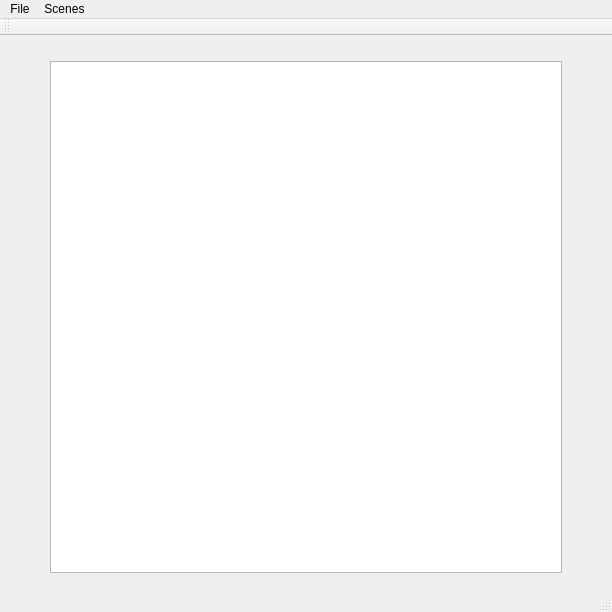
<?xml version="1.0" encoding="UTF-8"?>
<ui version="4.0">
 <class>MainWindow</class>
 <widget class="QMainWindow" name="MainWindow">
  <property name="geometry">
   <rect>
    <x>0</x>
    <y>0</y>
    <width>612</width>
    <height>612</height>
   </rect>
  </property>
  <property name="windowTitle">
   <string>MainWindow</string>
  </property>
  <widget class="QWidget" name="centralWidget">
   <widget class="QGraphicsView" name="scene_display">
    <property name="geometry">
     <rect>
      <x>50</x>
      <y>25</y>
      <width>512</width>
      <height>512</height>
     </rect>
    </property>
    <property name="verticalScrollBarPolicy">
     <enum>Qt::ScrollBarAlwaysOff</enum>
    </property>
    <property name="horizontalScrollBarPolicy">
     <enum>Qt::ScrollBarAlwaysOff</enum>
    </property>
    <property name="sizeAdjustPolicy">
     <enum>QAbstractScrollArea::AdjustToContents</enum>
    </property>
   </widget>
  </widget>
  <widget class="QMenuBar" name="menuBar">
   <property name="geometry">
    <rect>
     <x>0</x>
     <y>0</y>
     <width>612</width>
     <height>22</height>
    </rect>
   </property>
   <widget class="QMenu" name="menuFile">
    <property name="title">
     <string>File</string>
    </property>
    <addaction name="actionLoad_Scene"/>
    <addaction name="actionSave_Image"/>
    <addaction name="actionQuit_Esc"/>
   </widget>
   <widget class="QMenu" name="menuScenes">
    <property name="title">
     <string>Scenes</string>
    </property>
    <addaction name="actionEquilateral_Triangle"/>
   </widget>
   <addaction name="menuFile"/>
   <addaction name="menuScenes"/>
  </widget>
  <widget class="QToolBar" name="mainToolBar">
   <attribute name="toolBarArea">
    <enum>TopToolBarArea</enum>
   </attribute>
   <attribute name="toolBarBreak">
    <bool>false</bool>
   </attribute>
  </widget>
  <widget class="QStatusBar" name="statusBar"/>
  <action name="actionLoad_Scene">
   <property name="text">
    <string>Load Scene (Ctrl+O)</string>
   </property>
   <property name="shortcut">
    <string>Ctrl+O</string>
   </property>
  </action>
  <action name="actionSave_Image">
   <property name="text">
    <string>Save Image (Ctrl+S)</string>
   </property>
   <property name="shortcut">
    <string>Ctrl+S</string>
   </property>
  </action>
  <action name="actionEquilateral_Triangle">
   <property name="text">
    <string>Equilateral Triangle</string>
   </property>
  </action>
  <action name="actionQuit_Esc">
   <property name="text">
    <string>Quit (Esc)</string>
   </property>
  </action>
  <action name="action1x">
   <property name="text">
    <string>1x</string>
   </property>
  </action>
  <action name="action4x">
   <property name="text">
    <string>4x</string>
   </property>
  </action>
  <action name="action9x">
   <property name="text">
    <string>9x</string>
   </property>
  </action>
  <action name="action16x">
   <property name="text">
    <string>16x</string>
   </property>
  </action>
  <action name="actionWireframe">
   <property name="text">
    <string>Wireframe</string>
   </property>
  </action>
  <action name="actionSolid_Face">
   <property name="text">
    <string>Solid Face</string>
   </property>
  </action>
 </widget>
 <layoutdefault spacing="6" margin="11"/>
 <resources/>
 <connections/>
</ui>
